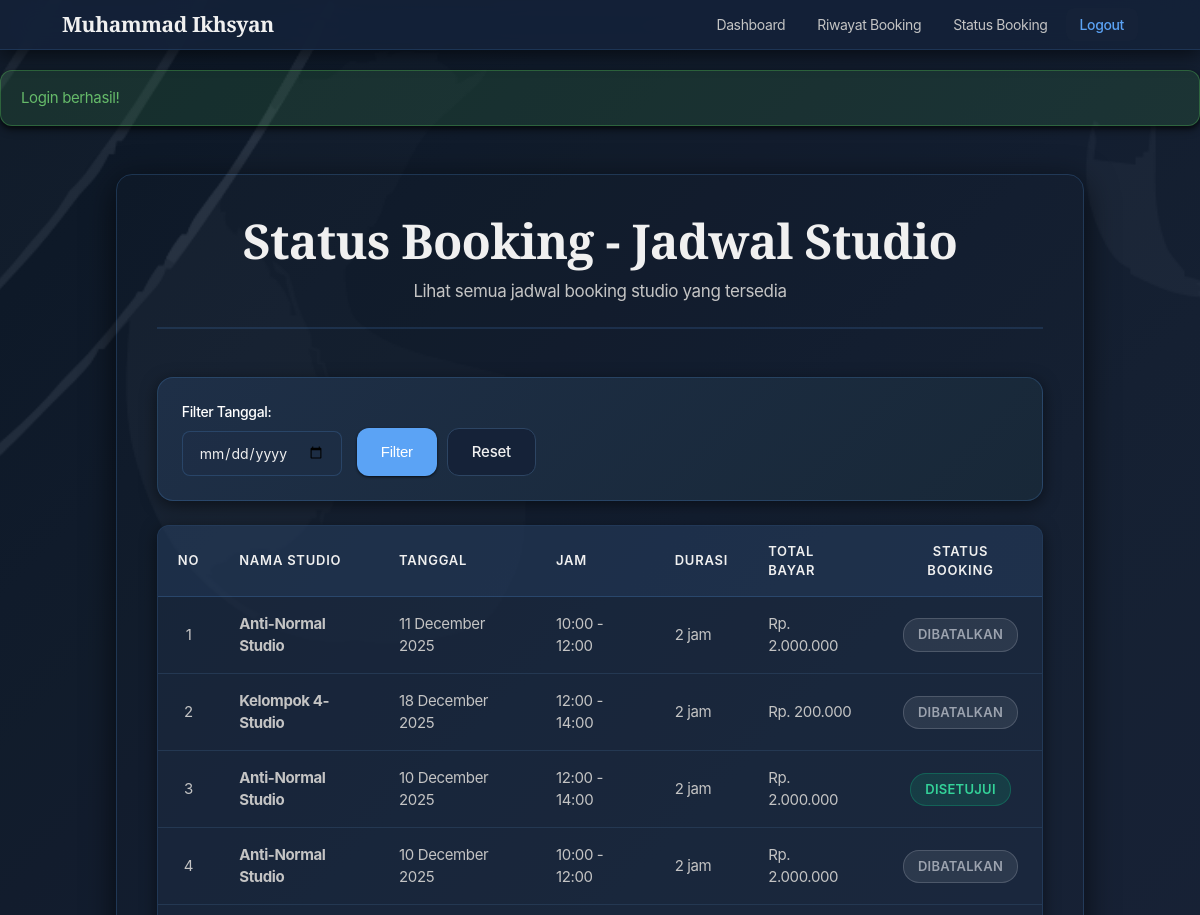
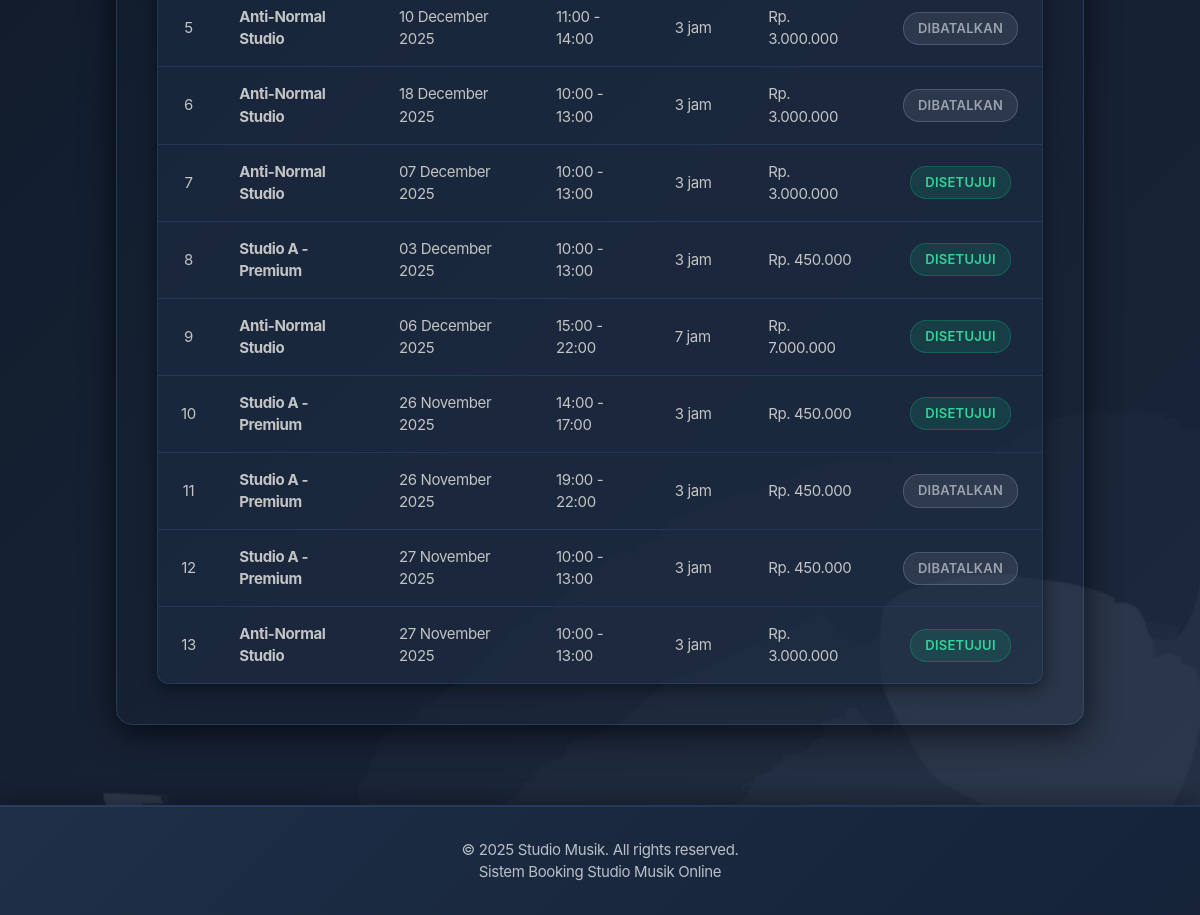
Screenshot of /public/index.php?url=user/statusBooking (signed in) with the database file from the repository (2 pictures, top to bottom).
### tables this page shows
CREATE TABLE `booking` (
  `id_booking` int(11) NOT NULL,
  `id_user` int(11) NOT NULL,
  `id_studio` int(11) NOT NULL,
  `tanggal_main` date NOT NULL,
  `jam_mulai` time NOT NULL,
  `jam_selesai` time NOT NULL,
  `total_bayar` decimal(10,2) NOT NULL,
  `status_booking` enum('Menunggu Konfirmasi','Disetujui','Selesai','Dibatalkan','Ditolak') DEFAULT 'Menunggu Konfirmasi',
  `id_admin` int(11) DEFAULT NULL,
  `created_at` timestamp NULL DEFAULT current_timestamp(),
  `deleted_at` timestamp NULL DEFAULT NULL
);

CREATE TABLE `studios` (
  `id_studio` int(11) NOT NULL,
  `nama_studio` varchar(100) NOT NULL,
  `deskripsi` text DEFAULT NULL,
  `harga_per_jam` decimal(10,2) NOT NULL,
  `fasilitas` text DEFAULT NULL,
  `kapasitas` int(11) NOT NULL,
  `gambar` varchar(255) DEFAULT NULL,
  `status_ketersediaan` enum('Tersedia','Tidak Tersedia') DEFAULT 'Tersedia',
  `created_at` timestamp NULL DEFAULT current_timestamp()
);

### core/Controller.php (called while the page is built, shortened)
<?php
class Controller {
    public function view($view, $data = []) {
        extract($data);
        $viewFile = __DIR__ . "/../app/views/$view.php";
        require_once $viewFile;
    }
}
?>

### app/controllers/UserController.php (called while the page is built, shortened)
<?php
require_once __DIR__ . '/../../core/Controller.php';
class UserController extends Controller {
    public function statusBooking() {
        $bookingModel = $this->model('Booking');
        $tanggal = $_GET['tanggal'] ?? null;
        $this->view('user/status_booking', [
            'user' => $_SESSION['user'],
            'bookings' => $tanggal ? $bookingModel->getByDate($tanggal) : $bookingModel->getAllBookings(),
            'title' => 'Status Booking - Jadwal Studio'
        ]);
    }
}
?>

### core/Model.php (called while the page is built, shortened)
<?php
class Model {
    public function __construct() {
        require_once __DIR__ . '/../config/Database.php';
        $this->db = (new Database())->getConnection();
    }
}
?>

### config/Database.php (called while the page is built, shortened)
<?php
class Database {
    private $host = "localhost";
    private $db_name = "studio_music";
    private $username = "root";
    private $password = "";
    public function getConnection() {
        $this->conn = null;
        try {
            $this->conn = new PDO(
                "mysql:host=" . $this->host . ";dbname=" . $this->db_name,
                $this->username,
                $this->password
            );
            $this->conn->setAttribute(PDO::ATTR_ERRMODE, PDO::ERRMODE_EXCEPTION);
            $this->conn->exec("set names utf8");
        } catch(PDOException $e) {
            echo "Error Koneksi: " . $e->getMessage();
        }
        return $this->conn;
    }
}
?>

### app/models/Booking.php (called while the page is built, shortened)
<?php
require_once __DIR__ . '/../../core/Model.php';
class Booking extends Model {
    protected $table = 'booking';
    private function executeQuery($query, $params = []) {
        $stmt = $this->db->prepare($query);
        $stmt->execute();
        return $stmt;
    }
    private function getBookingsQuery($where = '') {
        return "SELECT b.*, s.nama_studio, u.nama as nama_user, u.email as email_user, a.email as admin_email
                FROM {$this->table} b
                JOIN studios s ON b.id_studio = s.id_studio
                JOIN users u ON b.id_user = u.id_user
                LEFT JOIN admin a ON b.id_admin = a.id_admin
                $where ORDER BY b.created_at DESC";
    }
    public function getAllBookings() {
        return $this->executeQuery($this->getBookingsQuery())->fetchAll(PDO::FETCH_ASSOC);
    }
}
?>

### app/views/user/status_booking.php (the view, shortened to what this page needs)
<?php include __DIR__ . '/../layouts/header.php'; ?>
<div class="status-booking-container">
    <div class="page-header">
        <h1>Status Booking - Jadwal Studio</h1>
        <p>Lihat semua jadwal booking studio yang tersedia</p>
    </div>
    <div class="filter-section">
        <form method="GET" class="filter-form">
            <div class="form-row">
                <div class="form-group">
                    <label>Filter Tanggal:</label>
                    <input type="date" name="tanggal" class="form-control" value="<?= $_GET['tanggal'] ?? '' ?>">
                </div>
                <div class="form-group">
                    <button type="submit" class="btn btn-primary">Filter</button>
                    <a href="/Studio-Music/public/index.php?url=user/statusBooking" class="btn btn-secondary">Reset</a>
                </div>
            </div>
        </form>
    </div>
    <div class="status-content">
        <?php if (!empty($bookings)): ?>
            <div class="table-responsive">
                <table class="booking-table">
                    <thead>
                        <tr>
                            <th>No</th>
                            <th>Nama Studio</th>
                            <th>Tanggal</th>
                            <th>Jam</th>
                            <th>Durasi</th>
                            <th>Total Bayar</th>
                            <th>Status Booking</th>
                        </tr>
                    </thead>
                    <tbody>
                        <?php $no = 1; ?>
                        <?php foreach ($bookings as $booking): ?>
                            <tr>
                                <td><?= $no++ ?></td>
                                <td><strong><?= htmlspecialchars($booking['nama_studio']) ?></strong></td>
                                <td><?= date('d F Y', strtotime($booking['tanggal_main'])) ?></td>
                                <td><?= date('H:i', strtotime($booking['jam_mulai'])) ?> - <?= date('H:i', strtotime($booking['jam_selesai'])) ?></td>
                                <td>
                                    <?php
                                    $start = strtotime($booking['jam_mulai']);
                                    $end = strtotime($booking['jam_selesai']);
                                    $duration = ($end - $start) / 3600;
                                    echo $duration . ' jam';
                                    ?>
                                </td>
                                <td>Rp. <?= number_format($booking['total_bayar'], 0, ',', '.') ?></td>
                                <td>
                                    <span class="status-badge status-<?= strtolower(str_replace(' ', '-', $booking['status_booking'])) ?>">
                                        <?= htmlspecialchars($booking['status_booking']) ?>
                                    </span>
                                </td>
                            </tr>
                        <?php endforeach; ?>
                    </tbody>
                </table>
            </div>
        <?php else: ?>
            <div class="no-data">
                <p>Belum ada booking di sistem.</p>
            </div>
        <?php endif; ?>
    </div>
</div>
<?php include __DIR__ . '/../layouts/footer.php'; ?>

### public/css/style.css (style rules this page uses)
* { margin: 0; padding: 0; box-sizing: border-box; }
body { font-family: 'Segoe UI', Tahoma, Geneva, Verdana, sans-serif; color: #F0F0F0; min-height: 100vh; }
.page-header { text-align: center; margin-bottom: 40px; }
.page-header h1 { font-size: 36px; color: #F0F0F0; margin-bottom: 10px; font-family: 'Playfair Display', serif; font-weight: 700; }
.booking-container, .payment-container, .riwayat-container, .status-booking-container { background: linear-gradient(135deg, #1E2F47 0%, #182838 100%); border-radius: 20px; padding: 32px; box-shadow: 0 8px 32px rgba(0, 0, 0, 0.65); max-width: 90%; margin: 0 auto; border: 1px solid rgba(91, 163, 245, 0.2); }
.form-row { display: grid; grid-template-columns: repeat(auto-fit, minmax(200px, 1fr)); gap: 15px; }
.form-group { margin-bottom: 24px; }
.form-group label { display: block; margin-bottom: 10px; color: #FFFFFF !important; font-weight: 600; font-size: 14px; }
.form-control { width: 100%; padding: 12px 16px; border: 2px solid rgba(91, 163, 245, 0.25); border-radius: 8px; font-size: 15px; transition: all 0.3s ease; font-family: inherit; background: rgba(21, 34, 56, 0.5); color: #F0F0F0; }
.btn { padding: 12px 28px; border: none; border-radius: 8px; font-size: 15px; font-weight: 600; cursor: pointer; transition: all 0.3s ease; text-decoration: none; display: inline-block; text-align: center; }
.btn-primary { background: linear-gradient(135deg, #5BA3F5 0%, #7CB8F7 100%); color: white; box-shadow: 0 4px 12px rgba(91, 163, 245, 0.3); }
.btn-secondary { background: #6c757d; color: white; }
.status-badge { padding: 6px 12px; border-radius: 20px; font-size: 12px; font-weight: 600; display: inline-block; text-transform: uppercase; letter-spacing: 0.02em; }
.status-disetujui { background: rgba(16, 185, 129, 0.15); color: #34D399; border: 1px solid rgba(16, 185, 129, 0.3); }
.status-dibatalkan { background: rgba(239, 68, 68, 0.15); color: #F87171; border: 1px solid rgba(239, 68, 68, 0.3); }
.table-responsive { overflow-x: auto; background: rgba(30, 47, 71, 0.5); border: 1px solid rgba(91, 163, 245, 0.15); border-radius: 12px; box-shadow: 0 4px 16px rgba(0, 0, 0, 0.5); margin: 0; }
.booking-table { width: 100%; border-collapse: collapse; }
.booking-table thead { background: rgba(91, 163, 245, 0.08); border-bottom: 1px solid rgba(91, 163, 245, 0.2); }
.booking-table th { padding: 16px 20px; text-align: left; font-weight: 600; font-size: 13px; color: #F0F0F0; text-transform: uppercase; letter-spacing: 0.06em; }
.booking-table th:first-child, .booking-table th:last-child { text-align: center; }
.booking-table td { padding: 16px 20px; border-bottom: 1px solid rgba(45, 69, 99, 0.3); font-size: 15px; color: #C4C4C4; font-weight: 400; vertical-align: middle; }
.booking-table td:first-child, .booking-table td:last-child { text-align: center; }
.booking-table tbody tr:last-child td { border-bottom: none; }

### rows the page displays
booking: id_studio.nama_studio "Anti-Normal Studio", tanggal_main "11 December 2025", jam_mulai "10:00", jam_selesai "12:00", duration "2", total_bayar "2.000.000", status_booking "DIBATALKAN"
booking: id_studio.nama_studio "Kelompok 4-Studio", tanggal_main "18 December 2025", jam_mulai "12:00", jam_selesai "14:00", duration "2", total_bayar "200.000", status_booking "DIBATALKAN"
booking: id_studio.nama_studio "Anti-Normal Studio", tanggal_main "10 December 2025", jam_mulai "12:00", jam_selesai "14:00", duration "2", total_bayar "2.000.000", status_booking "DISETUJUI"
booking: id_studio.nama_studio "Anti-Normal Studio", tanggal_main "10 December 2025", jam_mulai "10:00", jam_selesai "12:00", duration "2", total_bayar "2.000.000", status_booking "DIBATALKAN"
booking: id_studio.nama_studio "Anti-Normal Studio", tanggal_main "10 December 2025", jam_mulai "11:00", jam_selesai "14:00", duration "3", total_bayar "3.000.000", status_booking "DIBATALKAN"
booking: id_studio.nama_studio "Anti-Normal Studio", tanggal_main "18 December 2025", jam_mulai "10:00", jam_selesai "13:00", duration "3", total_bayar "3.000.000", status_booking "DIBATALKAN"
booking: id_studio.nama_studio "Anti-Normal Studio", tanggal_main "07 December 2025", jam_mulai "10:00", jam_selesai "13:00", duration "3", total_bayar "3.000.000", status_booking "DISETUJUI"
booking: id_studio.nama_studio "Studio A - Premium", tanggal_main "03 December 2025", jam_mulai "10:00", jam_selesai "13:00", duration "3", total_bayar "450.000", status_booking "DISETUJUI"
booking: id_studio.nama_studio "Anti-Normal Studio", tanggal_main "06 December 2025", jam_mulai "15:00", jam_selesai "22:00", duration "7", total_bayar "7.000.000", status_booking "DISETUJUI"
booking: id_studio.nama_studio "Studio A - Premium", tanggal_main "26 November 2025", jam_mulai "14:00", jam_selesai "17:00", duration "3", total_bayar "450.000", status_booking "DISETUJUI"
booking: id_studio.nama_studio "Studio A - Premium", tanggal_main "26 November 2025", jam_mulai "19:00", jam_selesai "22:00", duration "3", total_bayar "450.000", status_booking "DIBATALKAN"
booking: id_studio.nama_studio "Studio A - Premium", tanggal_main "27 November 2025", jam_mulai "10:00", jam_selesai "13:00", duration "3", total_bayar "450.000", status_booking "DIBATALKAN"
booking: id_studio.nama_studio "Anti-Normal Studio", tanggal_main "27 November 2025", jam_mulai "10:00", jam_selesai "13:00", duration "3", total_bayar "3.000.000", status_booking "DISETUJUI"

### other values shown
$user['nama'] "Muhammad Ikhsyan"
$flash['message'] "Login berhasil!"
